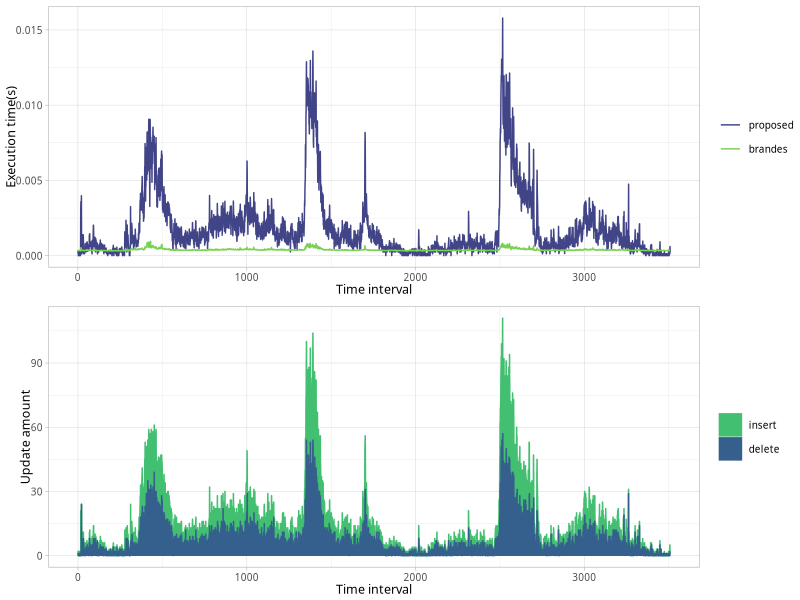

The R script that drew this image:
library(readr)
library(dplyr)
library(tidyr)
library(ggplot2)
library(viridis)
library(cowplot)
theme_set(theme_light(base_size = 9, base_family = 'IPAexGothic'))
out_file <- paste0(sub('^--file=(.+)\\.R$', '\\1', basename(commandArgs()[4])), '.pdf')

data <- read_csv('../../res/data/sfhh.csv') %>%
  rename(`time-idx` = time) %>%
  group_by(`time-idx`) %>%
  summarise(
    `proposed` = mean(`time-proposed`),
    `brandes` = mean(`time-brandes`),
    `incremental` = max(`size-plus`),
    `decremental` = max(`size-minus`)
  ) %>%
  ungroup() %>%
  gather(
    key = 'method', value = 'update-time',
    `proposed`, `brandes`
  ) %>%
  gather(
    key = 'update-type', value = 'update-size',
    `incremental`, `decremental`
  ) %>%
  mutate(
    method = factor(
      method,
      levels = c('proposed', 'brandes'),
      labels = c('proposed', 'brandes')
    ),
    `update-type` = factor(
      `update-type`,
      levels = c('incremental', 'decremental'),
      labels = c('insert', 'delete')
    )
  )

gp_top <- ggplot(
    data,
    aes(`time-idx`, `update-time`, colour = method)
  ) +
  geom_line() +
  xlab('Time interval') + ylab('Execution time(s)') +
  scale_colour_viridis(discrete = TRUE, begin = 0.2, end = 0.8) +
  theme(
    legend.title = element_blank()
  )

gp_bottom <- ggplot(
    data,
    aes(`time-idx`, `update-size`, fill = `update-type`, colour = `update-type`)
  ) +
  geom_area(position='stack') +
  xlab('Time interval') + ylab('Update amount') +
  scale_fill_viridis(discrete = TRUE, begin = 0.7, end = 0.3) +
  scale_colour_viridis(discrete = TRUE, begin = 0.7, end = 0.3) +
  theme(
    legend.title = element_blank()
  )

gp <- plot_grid(gp_top, gp_bottom, ncol = 1, align = 'v', axis = 'lr')
ggsave(out_file, gp, cairo_pdf, width = 8, height = 8, units = 'cm')
